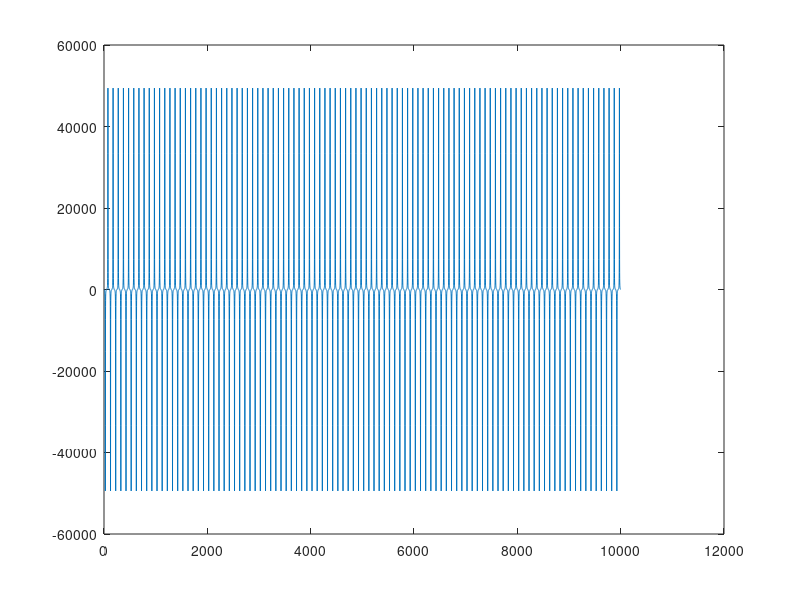

MATLAB code to generate this figure: (Note: this script raises an error after producing the figure.)


FWHM = 4.4; % Define Full Width Half Max of particle in mT
Beta = 4.16./FWHM; % Calculate Beta from FWHM of particle

f_drive = 1000;
Hd_amp = 25; % Amplitude of drive field (mT)

f_samp = 100000; % Sampling frequency of DAQ card (Hz)
N_periods = 100;  % Enter number of periods simulated


%%
t_step = 1./f_samp; % Calculate time step
T_drive = 1./f_drive; % Calculate period form drive coil
t_samp = 0:t_step:(N_periods.*T_drive); % time array

t_phys = 0:(t_step./10):(N_periods.*T_drive); % Make a time array that is 10 x finer than sampling rate to make numerical derivative more accurate
Hd = Hd_amp.*cos(2.*pi.*f_drive.*t_phys); % Calculate drive field

Hd_meas = interp1(t_phys,Hd,t_samp); % Interpolate H drive to match sampling array size

plot(Hd_meas);

M = coth(Beta.*Hd)-1./(Beta.*Hd);
dM_dt = gradient(M)./(t_phys(2)-t_phys(1));

V_meas = interp1(t_phys,dM_dt,t_samp);

plot(V_meas);
[harm_f,harm_mag,harm_phi] = chris_fft(V_meas,f_samp);

plot(harm_mag);